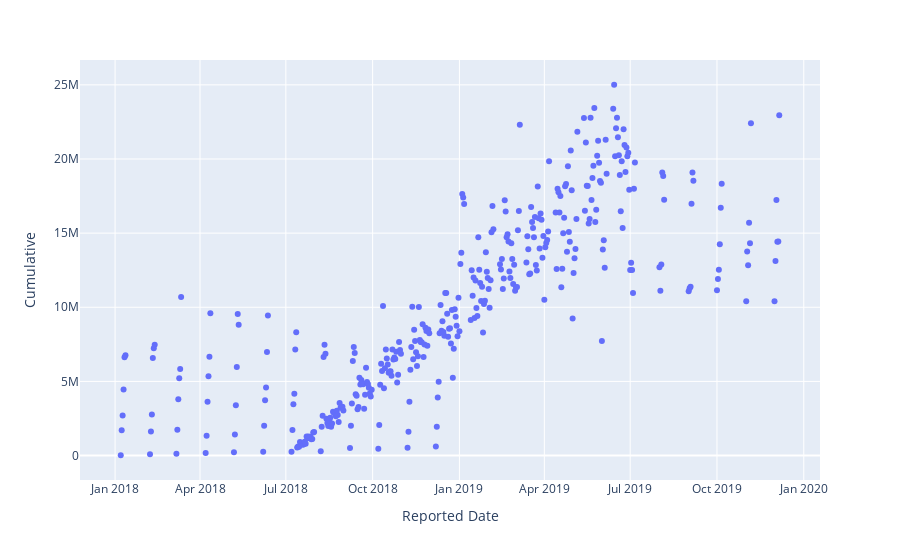

Source (notebook cell):
### Code cell
fig = px.scatter(blue, x="Reported Date", y="Cumulative")
fig.show()

### Figure 1 — Plotly figure (JSON) as saved in the notebook; plotly's stock layout.template omitted (floating-point values rounded to 4 significant figures; data arrays with more than 128 entries replaced by an {"elided": "..."} marker saying what was removed)
{"data": [{"hovertemplate": "Reported Date=%{x}<br>Cumulative=%{y}<extra></extra>", "legendgroup": "", "marker": {"color": "#636efa", "symbol": "circle"}, "mode": "markers", "name": "", "orientation": "v", "showlegend": false, "type": "scatter", "x": {"elided": "365 str values"}, "xaxis": "x", "y": {"elided": "365 int values"}, "yaxis": "y"}], "layout": {"legend": {"tracegroupgap": 0}, "margin": {"t": 60}, "xaxis": {"anchor": "y", "domain": [0, 1], "title": {"text": "Reported Date"}}, "yaxis": {"anchor": "x", "domain": [0, 1], "title": {"text": "Cumulative"}}}}
